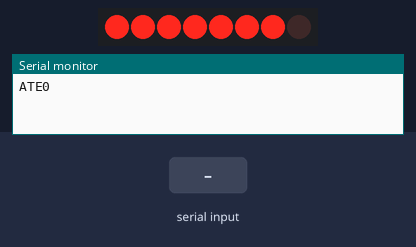
Bench run of a sketch on a simulated Arduino Uno, built with avr-gcc and run on an emulated ATmega328P. On the bench: 8 shift-register outputs drawn as a row of LEDs (first output left, lit = HIGH), the last lines printed to the serial monitor. Wiring (inferred from the names in the program): shift register (74HC595): data pin 7; shift clock pin 8; latch pin 4. Wiring (inferred from the signals the program sends): row of LEDs: on Q0, Q1, Q2, Q3, Q4, Q5, Q6, Q7. The test bench sets the inputs (shaded band).

Above: at 0.3 s.
1.5 s: "(" received over Serial
At 7.4 s:
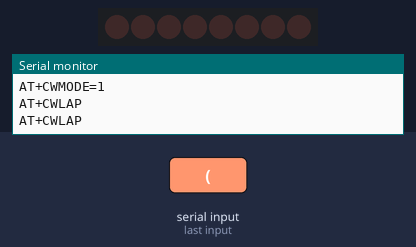
At 11.75 s:
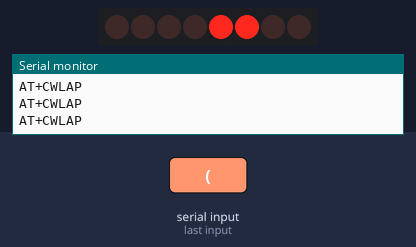
Timing chart, 0 to 18.3 s (numbered marks = the images above; inputs shaded):
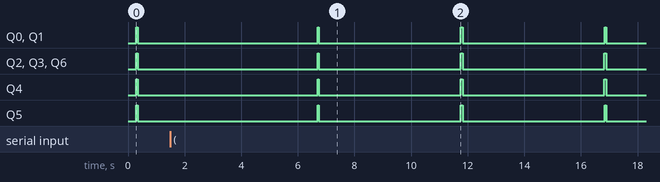

The sketch:

scanner.ino
```cpp
//Duinotech Wifi Scanner
//XC4614 Wifi Shield - ESP13 module
//XC4616 84x48 Dot Matrix Display
//XC4410 Uno Main board (could be any other that the shield fits on, change Serial to Serial1 on Leonardo)

// LCD VCC  GND  SCE  RST  DC   MOSI SCLK
// Uno  2    3    4    5    6    7    8
#define PIN_VCC 2
#define PIN_GND 3
#define PIN_SCE 4
#define PIN_RESET 5
#define PIN_DC 6
#define PIN_SDIN 7
#define PIN_SCLK 8

#define LCD_C LOW
#define LCD_D HIGH

#define LCD_X 84
#define LCD_Y 48

#define BUFSIZE 700

char buf[BUFSIZE] = "";
int bufptr = 0;
#define SSIDCOUNT 12
#define SSIDLEN 14

char ssidbuf[SSIDCOUNT][SSIDLEN + 1];
int ssidstrength[SSIDCOUNT];

static const byte ASCII[][5] =
    {
        {0, 0, 0, 0, 0},           //
        {0, 95, 95, 0, 0},         //!
        {3, 3, 0, 3, 3},           //"
        {60, 60, 36, 60, 60},      //#
        {36, 46, 127, 58, 18},     //$
        {99, 19, 8, 100, 99},      //%
        {54, 127, 73, 127, 126},   //&
        {0, 3, 3, 0, 0},           //
        {0, 28, 62, 99, 65},       //(
        {65, 99, 62, 28, 0},       //)
        {84, 56, 56, 84, 0},       //*
        {16, 124, 124, 16, 0},     //+
        {0, 128, 224, 96, 0},      //,
        {16, 16, 16, 16, 0},       //-
        {0, 0, 96, 96, 0},         //.
        {112, 120, 12, 7, 3},      ///
        {62, 127, 65, 127, 62},    //0
        {0, 66, 127, 127, 64},     //1
        {98, 115, 89, 79, 70},     //2
        {34, 107, 73, 127, 54},    //3
        {60, 34, 127, 127, 32},    //4
        {79, 79, 73, 121, 49},     //5
        {60, 126, 75, 121, 48},    //6
        {1, 97, 121, 31, 7},       //7
        {54, 127, 73, 127, 54},    //8
        {6, 79, 105, 63, 30},      //9
        {0, 108, 108, 0, 0},       //:
        {128, 236, 108, 0, 0},     //;
        {8, 28, 54, 34, 0},        //<
        {40, 40, 40, 40, 0},       //=
        {34, 54, 28, 8, 0},        //>
        {2, 107, 105, 15, 6},      //?
        {60, 126, 66, 94, 92},     //@
        {126, 127, 17, 127, 126},  //A
        {127, 127, 73, 127, 54},   //B
        {62, 127, 65, 99, 34},     //C
        {127, 127, 65, 127, 62},   //D
        {127, 127, 73, 73, 65},    //E
        {127, 127, 9, 9, 1},       //F
        {62, 127, 65, 113, 113},   //G
        {127, 127, 8, 127, 127},   //H
        {65, 127, 127, 65, 0},     //I
        {64, 64, 64, 127, 63},     //J
        {127, 127, 28, 119, 99},   //K
        {127, 127, 64, 64, 64},    //L
        {127, 126, 12, 126, 127},  //M
        {127, 127, 30, 127, 127},  //N
        {62, 127, 65, 127, 62},    //O
        {127, 127, 9, 15, 6},      //P
        {62, 127, 97, 127, 94},    //Q
        {127, 127, 25, 127, 102},  //R
        {38, 111, 73, 123, 50},    //S
        {1, 127, 127, 1, 0},       //T
        {63, 127, 64, 127, 63},    //U
        {31, 63, 96, 63, 31},      //V
        {127, 63, 112, 63, 127},   //W
        {119, 127, 8, 127, 119},   //X
        {71, 111, 56, 31, 7},      //Y
        {113, 121, 77, 71, 67},    //Z
        {127, 127, 65, 65, 0},     //[
        {3, 15, 60, 112, 64},      //backslash
        {65, 65, 127, 127, 0},     //]
        {4, 6, 3, 6, 4},           //^
        {64, 64, 64, 64, 64},      //_
        {1, 3, 2, 0, 0},           //`
        {32, 116, 84, 124, 120},   //a
        {127, 127, 72, 120, 48},   //b
        {56, 124, 68, 68, 68},     //c
        {48, 120, 72, 127, 127},   //d
        {56, 124, 84, 92, 88},     //e
        {126, 127, 17, 1, 0},      //f
        {152, 188, 164, 252, 124}, //g
        {127, 127, 8, 120, 112},   //h
        {72, 122, 122, 64, 0},     //i
        {128, 128, 128, 250, 122}, //j
        {127, 127, 56, 108, 68},   //k
        {0, 127, 127, 0, 0},       //l
        {120, 8, 120, 8, 112},     //m
        {120, 120, 8, 120, 112},   //n
        {48, 120, 72, 120, 48},    //o
        {248, 248, 72, 120, 48},   //p
        {48, 120, 72, 248, 248},   //q
        {112, 120, 8, 8, 8},       //r
        {72, 92, 84, 116, 36},     //s
        {0, 60, 124, 72, 0},       //t
        {56, 120, 64, 120, 120},   //u
        {24, 56, 96, 56, 24},      //v
        {120, 96, 16, 96, 120},    //w
        {72, 120, 48, 120, 72},    //x
        {152, 184, 160, 248, 120}, //y
        {72, 104, 120, 88, 72},    //z
        {8, 62, 119, 65, 65},      //{
        {0, 0, 127, 0, 0},         //|
        {65, 65, 119, 62, 8},      //}
        {2, 3, 1, 2, 3},           //~
        {64, 0, 64, 0, 64}         //…
};

void setup(void)
{
  delay(100);
  LcdInitialise();
  LcdSetx(0);
  LcdSety(0);
  LcdString("WIFI SCANNER"); //startup display
  LcdSetx(0);
  LcdSety(1);
  LcdString("Starting...");
  Serial.begin(115200);          //start wifi shield
  Serial.println("ATE0");        //echo off
  delay(300);                    //wait for response
  serialpurge();                 //ignore response
  Serial.println("AT+CWMODE=1"); //Station mode only
  serialwaitpurge(100);
}

void loop(void)
{
  int d;
  Serial.println("AT+CWLAP"); //Get AP's
  buf[0] = 0;                 //clear buffers
  bufptr = 0;
  long tmout;
  tmout = millis();
  while (millis() - tmout < 5000)
  { //go for time before restarting
    if (Serial.available())
    {
      d = Serial.read();
      if (bufptr < BUFSIZE - 2)
      {
        buf[bufptr] = d;
        bufptr++;
        buf[bufptr] = 0;
      } //store in larger buffer
    }
  }
  //clear the buffers
  for (int x = 0; x < SSIDCOUNT; x++)
  {
    for (int y = 0; y < SSIDLEN + 1; y++)
    {
      ssidbuf[x][y] = 0;
    }
    ssidstrength[x] = 0;
  }
  //process into smaller buffers so we can sort by strength order
  int ssidno = 0;
  int ssidptr = 0;
  int t = 0;
  for (int i = 0; i < bufptr; i++)
  {
    if (buf[i] == 34)
    {
      t++;
      buf[i] = 0;
    } //quote mark > next token found
    if (buf[i] == '(')
    {              //open bracket > next line of info
      t = 0;       //reset token
      ssidno++;    //next ssid
      ssidptr = 0; //reset to start of char array
    }
    if (t == 1)
    { //inside first set of quotes
      if (buf[i] > 31)
      { //valid character
        if (ssidno < SSIDCOUNT)
        { //check we've got space
          if (ssidptr < SSIDLEN - 1)
          { //check we've got space
            ssidbuf[ssidno][ssidptr] = buf[i];
            ssidptr++;
            ssidbuf[ssidno][ssidptr] = 0; //add to current SSID name
          }
        }
      }
    }
    if (t == 2)
    { //between quotes- SSID strength
      if (ssidno < SSIDCOUNT)
      { //we've got space
        if (buf[i] < '9' + 1)
        { //it's a number
          if (buf[i] > '0' - 1)
          {                                                                  //it's a number
            ssidstrength[ssidno] = ssidstrength[ssidno] * 10 + buf[i] - '0'; //add to current strength
          }
        }
      }
    }
  }
  //all SSID's are in the arrays, do a little bit of postprocessing
  for (ssidno = 0; ssidno < SSIDCOUNT; ssidno++)
  {
    if (ssidbuf[ssidno][12])
    {
      ssidbuf[ssidno][11] = 127;
      ssidbuf[ssidno][12] = 0;
    }                                                  //if name is too long to display, truncate and end with ...
    ssidstrength[ssidno] = 100 - ssidstrength[ssidno]; //change from -99..0 to 1..100
  }
  LcdClear();
  LcdSetx(0);
  LcdSety(0);
  LcdString("WIFI SCANNER");
  int y = 1;
  for (int x = 99; x > 0; x--)
  { //scan from strongest to weakest
    for (ssidno = 0; ssidno < SSIDCOUNT; ssidno++)
    { //scan through ssid's
      if (ssidstrength[ssidno] == x)
      { //if strength == x
        if (y < 6)
        { //and there's space on the screen
          LcdSetx(0);
          LcdSety(y);
          LcdString(&ssidbuf[ssidno][0]); //show it
          LcdSetx(72);
          LcdSety(y);
          LcdChar(((ssidstrength[ssidno]) / 10) % 10 + '0');
          LcdChar(((ssidstrength[ssidno])) % 10 + '0'); //show strength
          y++;
        }
      }
    }
  }
  if (y == 1)
  {
    LcdSetx(0);
    LcdSety(1);
    LcdString("No Networks...");
  }
}

void dumpserial()
{
  while (Serial.available())
  {
    int d;
    d = Serial.read();
    LcdChar(d);
  }
}

void serialpurge()
{ //purges incoming serial data
  while (Serial.available())
  {
    Serial.read();
  }
}

void serialwaitpurge(long t)
{ //wait until data appears, then purge
  while (!Serial.available())
  {
  }
  delay(t);
  while (Serial.available())
  {
    Serial.read();
  }
}

void LcdCharacter(char character)
{
  LcdWrite(LCD_D, 0x00);
  for (int index = 0; index < 5; index++)
  {
    LcdWrite(LCD_D, ASCII[character - 0x20][index]);
  }
  //  LcdWrite(LCD_D, 0x00);
}

void LcdChar(char character) // a more robust version that tests for out of range values
{
  if (character > 127)
  {
    return;
  }
  if (character < 32)
  {
    return;
  }
  LcdCharacter(character);
}

void LcdClear(void)
{
  for (int index = 0; index < LCD_X * LCD_Y / 8; index++)
  {
    LcdWrite(LCD_D, 0x00);
  }
}

void LcdInitialise(void)
{
  pinMode(PIN_VCC, OUTPUT); //VCC
  digitalWrite(PIN_VCC, HIGH);

  pinMode(PIN_GND, OUTPUT); //GND
  digitalWrite(PIN_GND, LOW);

  pinMode(PIN_SCE, OUTPUT);
  pinMode(PIN_RESET, OUTPUT);
  pinMode(PIN_DC, OUTPUT);
  pinMode(PIN_SDIN, OUTPUT);
  pinMode(PIN_SCLK, OUTPUT);

  digitalWrite(PIN_RESET, LOW);
  delay(100);
  digitalWrite(PIN_RESET, HIGH);

  LcdWrite(LCD_C, 0x21); // LCD Extended Commands.
  LcdWrite(LCD_C, 0xB0); // Set LCD Vop (Contrast). //A8-B1 TRY ADJUSTING THIS IF IT'S NOT WORKING 80-FF are valid
  LcdWrite(LCD_C, 0x04); // Set Temp coefficent. //0x04
  LcdWrite(LCD_C, 0x14); // LCD bias mode 1:40. //0x14
  LcdWrite(LCD_C, 0x20);
  LcdWrite(LCD_C, 0x0C); //display on and normal
                         //  LcdWrite(LCD_C, 0x0D); //display on and inverted
  LcdClear();
  LcdSetx(0);
  LcdSety(0);
}

void LcdString(char *characters)
{
  while (*characters)
  {
    LcdChar(*characters++);
  }
}

void LcdWrite(byte dc, byte data)
{
  digitalWrite(PIN_DC, dc);
  digitalWrite(PIN_SCE, LOW);
  shiftOut(PIN_SDIN, PIN_SCLK, MSBFIRST, data);
  digitalWrite(PIN_SCE, HIGH);
}

void LcdSetx(byte x)
{
  if (x < LCD_X)
  {
    LcdWrite(LCD_C, 0x80 | x);
  }
}

void LcdSety(byte y)
{
  if (y < (LCD_Y / 8))
  {
    LcdWrite(LCD_C, 0x40 | y);
  }
}
```

Measured:
- after the input at 1.5 s, Q0–3, Q5, Q6: alternates HIGH for 0.06 s and LOW for 5.0 s, starting after 5.2 s; Q4: alternates HIGH for 0.07 s and LOW for 5.0 s, starting after 5.2 s
